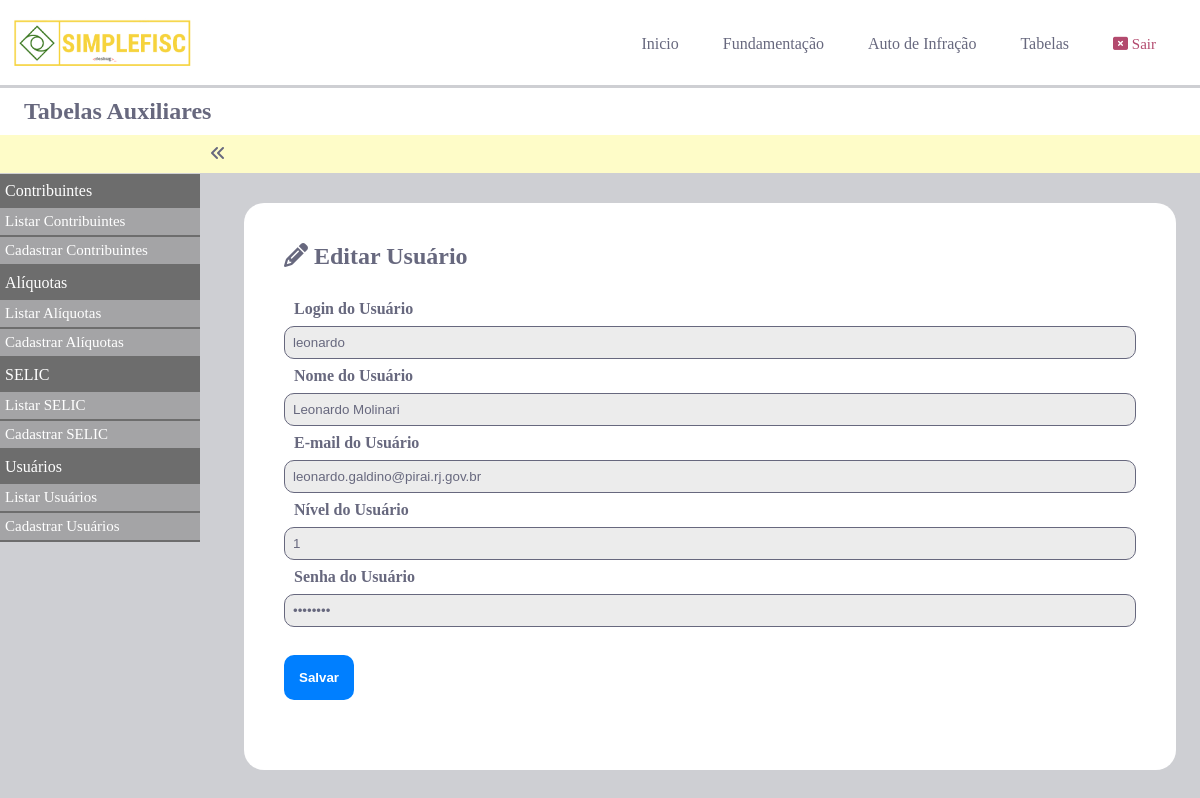
/tabela/edit-usuario?cod_usuario=2 (signed in), run on the app's committed database.
### tables this page shows
CREATE TABLE `admin_usuarios` (
  `cod_usuario` int(10) UNSIGNED NOT NULL,
  `cod_cargo` int(10) UNSIGNED NOT NULL,
  `login_usuario` varchar(50) DEFAULT NULL,
  `nome` varchar(255) DEFAULT NULL,
  `senha` varchar(100) DEFAULT NULL,
  `email` varchar(255) NOT NULL
);

### classes/MySql.php (called while the page is built)
<?php
    class MySql{
        private static $pdo;
        public static function conectar(){
            if(self::$pdo == null){
                try{
                    self::$pdo = new PDO('mysql:host='.HOST.';dbname='.DATABASE,USER,PASSWORD,array(PDO::MYSQL_ATTR_INIT_COMMAND => "SET NAMES utf8"));
                    self::$pdo->setAttribute(PDO::ATTR_ERRMODE,PDO::ERRMODE_EXCEPTION);
                }catch(Exception $e){
                    echo '<div class="erro-login"><i class="fa fa-times"></i> Erro ao Conectar ao Banco de Dados </div>';
                }
            }
            return self::$pdo;
        }
    }
?>

### pages/sub-pages/edit-usuario.php (the view, shortened to what this page needs)
<?php
    if(isset($_GET['cod_usuario'])) {
    $cod_usuario = $_GET['cod_usuario'];
    $sql = MySql::conectar()->prepare("SELECT * from `admin_usuarios` WHERE cod_usuario=?");
    $sql->execute(array($cod_usuario));
    $usuario = $sql->fetch();
}
?>
<div class="content">
    <div class="box-tabela">
        <H2><i class="fa fa-pencil"></i> Editar Usuário</H2>
        <form method="post">
            <div class="form-group">
                <label>Login do Usuário</label>
                <input type="text" name="login" value="<?php echo $usuario['login_usuario'] ?>">
            </div>
            <div class="form-group">
                <label>Nome do Usuário</label>
                <input type="text" name="nome" value="<?php echo $usuario['nome'] ?>">
            </div>
            <div class="form-group">
                <label>E-mail do Usuário</label>
                <input type="text" name="email" value="<?php echo $usuario['email'] ?>">
            </div>
            <div class="form-group">
                <label>Nível do Usuário</label>
                <input type="text" name="nivel" value="<?php echo $usuario['cod_cargo'] ?>">
            </div>
            <div class="form-group">
                <label>Senha do Usuário</label>
                <input type="password" name="senha" value="<?php echo $usuario['senha'] ?>">
            </div>
            <input type="submit" name="acao" value="Salvar" class="botao-salvar">
        </form>
    </div>
</div>

### css/main.css (style rules this page uses)
* { margin: 0; padding: 0; box-sizing: border-box; }
body { background-color: var(--fundo); height: 100%; color: var(--roxo); }
:root { --fundo: #cecfd3; --roxo: #67687e; --azul:#007FFF; --verde: #04bd9b; --vermelho: #6d0227; --amarelo: #fefcc8; }
.botao-salvar { margin-top: 20px; align-self: flex-end; }
.content { width: calc(100% - 220px); float: right; }
.box-tabela { padding: 40px 40px; background-color: white; margin-left: auto; margin-right: auto; margin-top: 30px; border-radius: 20px; }
.box-tabela h2 { margin-bottom: 25px; }
.box-tabela form { margin: 30px 0; }
.box-tabela form label { display: block; position: relative; left: 10px; font-weight: 800; }
.box-tabela form input[type=text], .box-tabela form input[type=password] { border-radius: 10px; width: 100%; padding: 8px; margin: 8px 0; border: 1px solid var(--roxo); color: var(--roxo); background-color: #ececec; }
.box-tabela .botao-salvar { color: white; background-color: var(--azul); text-decoration: none; font-weight: bold; padding: 15px; border-radius: 10px; border: 0; cursor: pointer; }

### data on the page
admin_usuarios: login "leonardo", nome "Leonardo Molinari", email "leonardo.galdino@pirai.rj.gov.br", nivel "1"
